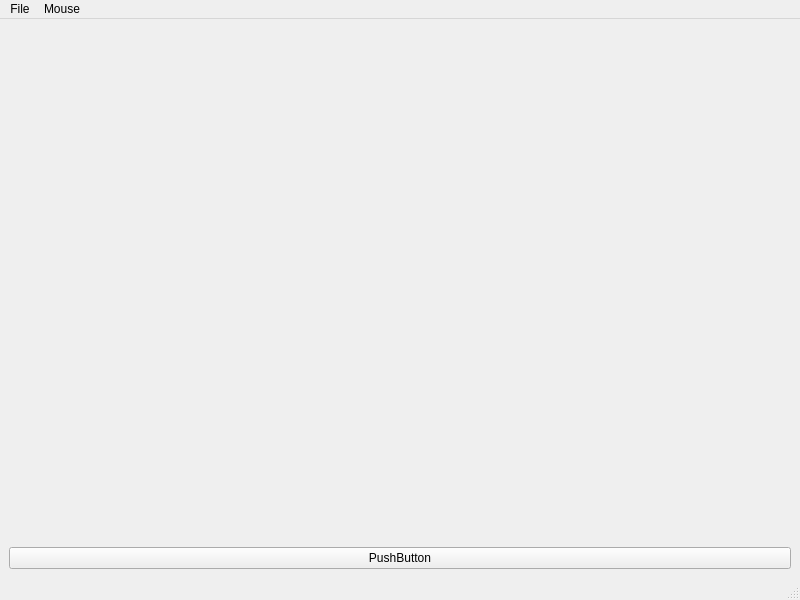
<?xml version="1.0" encoding="UTF-8"?>
<ui version="4.0">
 <class>MainWindow</class>
 <widget class="QMainWindow" name="MainWindow">
  <property name="geometry">
   <rect>
    <x>0</x>
    <y>0</y>
    <width>800</width>
    <height>600</height>
   </rect>
  </property>
  <property name="windowTitle">
   <string>MainWindow</string>
  </property>
  <widget class="QWidget" name="centralwidget">
   <layout class="QVBoxLayout" name="verticalLayout">
    <item>
     <widget class="GLFrame" name="glframe" native="true"/>
    </item>
    <item>
     <widget class="QPushButton" name="pushButton">
      <property name="text">
       <string>PushButton</string>
      </property>
     </widget>
    </item>
   </layout>
  </widget>
  <widget class="QMenuBar" name="menubar">
   <property name="geometry">
    <rect>
     <x>0</x>
     <y>0</y>
     <width>800</width>
     <height>25</height>
    </rect>
   </property>
   <widget class="QMenu" name="menuFile">
    <property name="title">
     <string>File</string>
    </property>
   </widget>
   <widget class="QMenu" name="menuMouse">
    <property name="title">
     <string>Mouse</string>
    </property>
    <addaction name="actionCamera_FPS"/>
    <addaction name="actionCamera_Orbit"/>
    <addaction name="separator"/>
    <addaction name="actionForce"/>
    <addaction name="actionTorque"/>
   </widget>
   <addaction name="menuFile"/>
   <addaction name="menuMouse"/>
  </widget>
  <widget class="QStatusBar" name="statusbar"/>
  <action name="actionCamera_FPS">
   <property name="checkable">
    <bool>true</bool>
   </property>
   <property name="checked">
    <bool>true</bool>
   </property>
   <property name="text">
    <string>Camera FPS</string>
   </property>
   <property name="shortcut">
    <string>C</string>
   </property>
  </action>
  <action name="actionCamera_Orbit">
   <property name="checkable">
    <bool>true</bool>
   </property>
   <property name="text">
    <string>Camera Orbit</string>
   </property>
   <property name="shortcut">
    <string>V</string>
   </property>
  </action>
  <action name="actionForce">
   <property name="checkable">
    <bool>true</bool>
   </property>
   <property name="text">
    <string>Force</string>
   </property>
   <property name="shortcut">
    <string>F</string>
   </property>
  </action>
  <action name="actionTorque">
   <property name="checkable">
    <bool>true</bool>
   </property>
   <property name="text">
    <string>Torque</string>
   </property>
   <property name="shortcut">
    <string>T</string>
   </property>
  </action>
 </widget>
 <customwidgets>
  <customwidget>
   <class>GLFrame</class>
   <extends>QWidget</extends>
   <header location="global">interface/glframe.h</header>
   <container>1</container>
  </customwidget>
 </customwidgets>
 <resources/>
 <connections/>
</ui>
